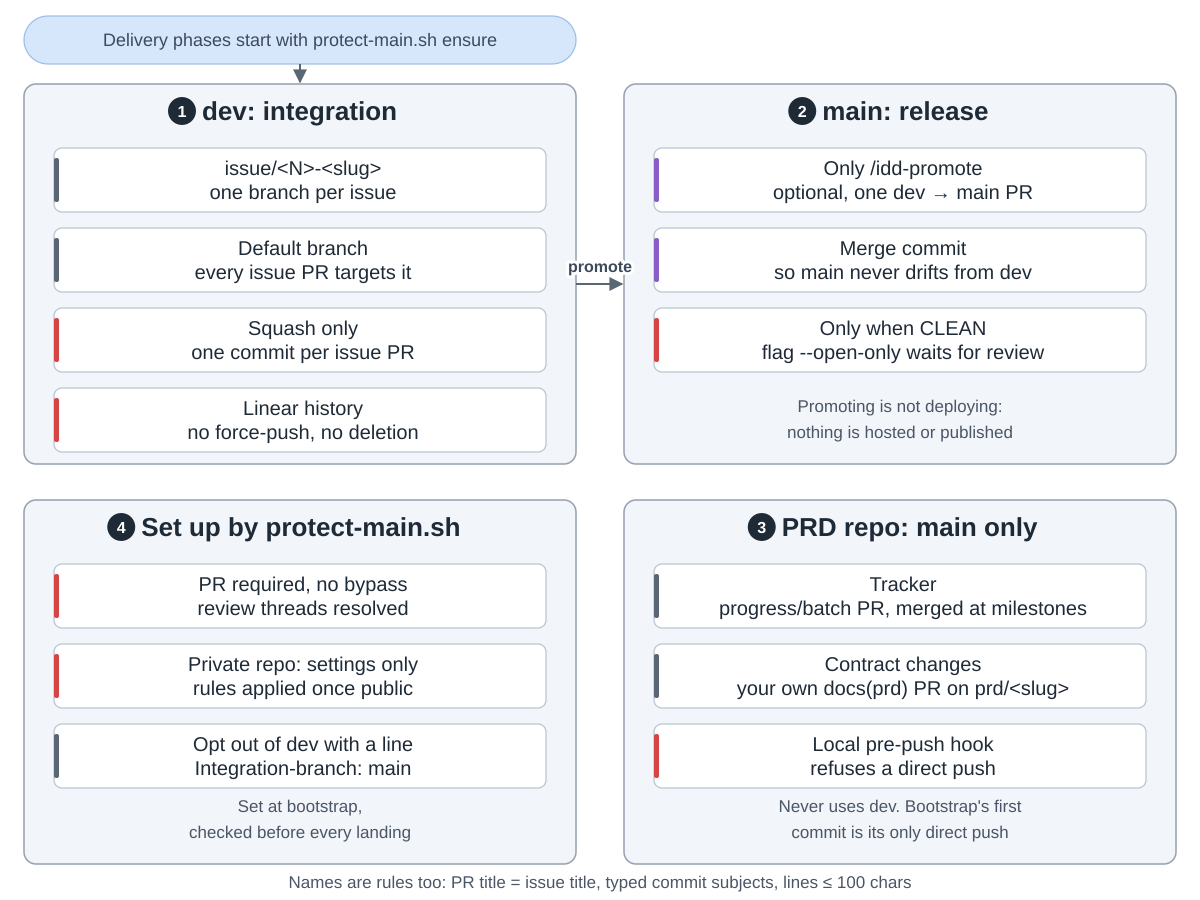

Source code (Python):
"""Branches and who may change them: dev, main, the PRD's main, and the rules GitHub enforces.
Drawn from maximalfocus/idd-skills at commit f905928 (skills/idd-plan/references/conventions.md,
skills/idd-plan/scripts/protect-main.sh, skills/idd-plan/scripts/progress-pr.sh guard,
skills/idd-promote/SKILL.md, skills/idd-promote/scripts/promote.sh, CONSTITUTION.md Article 6).
Run: python3 branches.py"""
import sys
from pathlib import Path

sys.path.insert(0, str(Path(__file__).resolve().parents[2] / "tools"))
from archdiagram import Diagram  # noqa: E402

d = Diagram("idd-skills branches",
            "Delivery phases start with protect-main.sh ensure. "
            "1 dev, the integration branch: one issue/<N>-<slug> branch per issue; dev is the default branch "
            "every issue pull request targets; squash only, one commit per issue pull request; "
            "linear history, no force-push, no deletion. "
            "2 main, the release branch: changed only by the optional /idd-promote, one dev to main pull request "
            "merged as a merge commit so main never drifts from dev, and only when GitHub reports it clean; the "
            "--open-only flag waits for review. Promoting is not deploying: nothing is hosted or published. "
            "3 The PRD repository has one branch, main: the tracker changes through a progress/batch pull "
            "request merged at milestones, the contract through your own docs(prd) pull request on a prd/<slug> "
            "branch, and a local pre-push hook refuses a direct push. It never uses dev, and the first commit at "
            "bootstrap is its only direct push. "
            "4 Set up by protect-main.sh: a pull request is required, with no bypass and review threads resolved. "
            "On a private repository only the merge settings apply, and the rules are applied once it is public. A "
            "line Integration-branch: main opts a repository out of dev. Protection is set at bootstrap and checked "
            "before every landing. Names are rules too: the pull request title equals the issue title, commit "
            "subjects are typed, and added lines stay within 100 characters.")

L, R, W = 24, 624, 552
T1, H1 = 84, 380
T2, H2 = 500, 364
CW, CH, GAP = 492, 64, 16


def column(x, top, cards, gap=GAP):
    for i, (lbl, kind) in enumerate(cards):
        d.card(x + 30, top + 64 + i * (CH + gap), lbl, kind, w=CW, h=CH)


def notes(x, top, h, a, b):
    d.note(x + W / 2, top + h - 52, a)
    d.note(x + W / 2, top + h - 26, b)


d.pill(L, 16, W, 48, "Delivery phases start with protect-main.sh ensure")
d.arrow(f"M{L + W / 2} 64V{T1 - 2}")

d.group(L, T1, W, H1, "dev: integration", 1)
column(L, T1, [("issue/<N>-<slug>|one branch per issue", "data"),
               ("Default branch|every issue PR targets it", "data"),
               ("Squash only|one commit per issue PR", "review"),
               ("Linear history|no force-push, no deletion", "review")])

d.group(R, T1, W, H1, "main: release", 2)
column(R, T1, [("Only /idd-promote|optional, one dev → main PR", "write"),
               ("Merge commit|so main never drifts from dev", "write"),
               ("Only when CLEAN|flag --open-only waits for review", "review")])
notes(R, T1, H1, "Promoting is not deploying:", "nothing is hosted or published")

d.group(R, T2, W, H2, "PRD repo: main only", 3)
column(R, T2, [("Tracker|progress/batch PR, merged at milestones", "data"),
               ("Contract changes|your own docs(prd) PR on prd/<slug>", "data"),
               ("Local pre-push hook|refuses a direct push", "review")])
notes(R, T2, H2, "Never uses dev. Bootstrap's first", "commit is its only direct push")

d.group(L, T2, W, H2, "Set up by protect-main.sh", 4)
column(L, T2, [("PR required, no bypass|review threads resolved", "review"),
               ("Private repo: settings only|rules applied once public", "review"),
               ("Opt out of dev with a line|Integration-branch: main", "data")])
notes(L, T2, H2, "Set at bootstrap,", "checked before every landing")

d.arrow(f"M{L + W} {T1 + 200}H{R - 2}", label="promote", at=(600, T1 + 188))

d.note(600, 888, "Names are rules too: PR title = issue title, typed commit subjects, lines ≤ 100 chars")

d.save(Path(__file__).with_name("branches.svg"))
